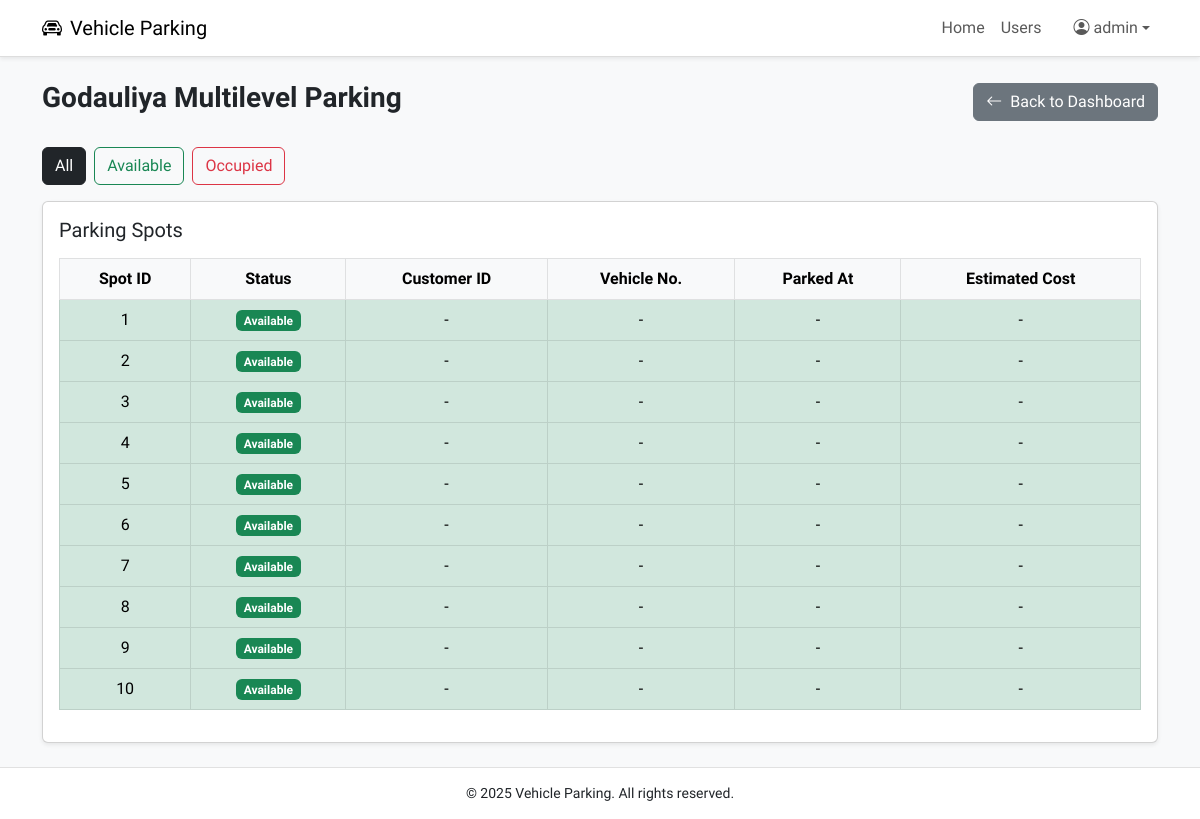
The page /admin/lots/2/spots (signed in) on the database its author committed.
### models.py (models this page shows, shortened)
class Admin(db.Model, UserMixin):
    __tablename__ = 'admin'
    id = db.Column(db.Integer, primary_key=True)
    username = db.Column(db.String(100), unique=True, nullable=False)
    password_hash = db.Column(db.String(200), nullable=False)
    role = db.Column(db.String(20), nullable=False, default='admin')
    created_at = db.Column(db.DateTime, default=datetime.utcnow)

class ParkingLot(db.Model):
    __tablename__ = 'parking_lot'
    id = db.Column(db.Integer, primary_key=True)
    city_id = db.Column(db.Integer, db.ForeignKey('city.id'), nullable=False)
    prime_location_name = db.Column(db.String(100), nullable=False)
    address = db.Column(db.String(200))
    pin_code = db.Column(db.String(10))
    price_per_hour = db.Column(db.Float, nullable=False)
    max_spots = db.Column(db.Integer, nullable=False)
    created_at = db.Column(db.DateTime, default=datetime.utcnow)
    spots = db.relationship('ParkingSpot', backref='lot', cascade='all, delete-orphan', lazy=True)

class ParkingSpot(db.Model):
    __tablename__ = 'parking_spot'
    id = db.Column(db.Integer, primary_key=True)
    lot_id = db.Column(db.Integer, db.ForeignKey('parking_lot.id', ondelete='CASCADE'), nullable=False)
    status = db.Column(db.String(1), default='A')  # A = Available, O = Occupied
    created_at = db.Column(db.DateTime, default=datetime.utcnow)
    reservation = db.relationship('Reservation', backref='spot', uselist=False)

### controllers/admin.py (the view)
@admin_bp.route('/lots/<int:lot_id>/spots')
@login_required
@admin_required
def view_lot(lot_id):
    lot = ParkingLot.query.get_or_404(lot_id)
    filter_type = request.args.get('filter')
    all_spots = ParkingSpot.query.filter_by(lot_id=lot.id).all()
    if filter_type == 'available':
        spots = [spot for spot in all_spots if not spot.reservation]
    elif filter_type == 'occupied':
        spots = [spot for spot in all_spots if spot.reservation]
    else:
        spots = all_spots
    now = datetime.utcnow()
    return render_template('admin/view_spots.html', lot=lot, spots=spots, now=now, filter=filter_type)

### app.py (called while the page is built)
@login_manager.user_loader
def load_user(user_id):
    user_info = session.get('user_info')
    if not user_info:
        return None
    role = user_info.get('role')
    if role == 'user':
        return User.query.get(int(user_id))
    elif role == 'admin':
        return Admin.query.get(int(user_id))
    return None

### templates/admin/view_spots.html (shortened to what this page needs)
{% extends 'base.html' %}
{% block content %}
<div class="container py-4">
    <div class="d-flex justify-content-between align-items-center mb-4">
        <h3 class="fw-bold">{{ lot.prime_location_name }}</h3>
        <a href="{{ url_for('admin.dashboard') }}" class="btn btn-secondary">
            <i class="bi bi-arrow-left me-1"></i> Back to Dashboard
        </a>
    </div>
    <div class="mb-3 d-flex flex-wrap gap-2">
        <a href="{{ url_for('admin.view_lot', lot_id=lot.id) }}"
           class="btn btn-outline-dark {% if not filter %}active{% endif %}">
            All
        </a>
        <a href="{{ url_for('admin.view_lot', lot_id=lot.id, filter='available') }}"
           class="btn btn-outline-success {% if filter == 'available' %}active{% endif %}">
            Available
        </a>
        <a href="{{ url_for('admin.view_lot', lot_id=lot.id, filter='occupied') }}"
           class="btn btn-outline-danger {% if filter == 'occupied' %}active{% endif %}">
            Occupied
        </a>
    </div>
    <div class="card shadow-sm">
        <div class="card-body">
            <h5 class="card-title mb-3">Parking Spots</h5>
            <div class="table-responsive">
                <table class="table table-bordered table-hover align-middle text-center">
                    <thead class="table-light">
                        <tr>
                            <th>Spot ID</th>
                            <th>Status</th>
                            <th>Customer ID</th>
                            <th>Vehicle No.</th>
                            <th>Parked At</th>
                            <th>Estimated Cost</th>
                        </tr>
                    </thead>
                    <tbody>
                        {% for spot in spots %}
                        <tr class="
                            {% if spot.is_reserved %}
                                {% if (now - spot.reservation.start_time).total_seconds() <= 600 %}
                                    table-warning
                                {% else %}
                                    table-danger
                                {% endif %}
                            {% else %}
                                table-success
                            {% endif %}
                        ">
                            <td>{{ spot.id }}</td>
                            <td>
                                {% if spot.is_reserved %}
                                    <span class="badge bg-danger">Occupied</span>
                                {% else %}
                                    <span class="badge bg-success">Available</span>
                                {% endif %}
                            </td>
                            <td>
                                {% if spot.reservation %}
                                    {{ spot.reservation.user.id }}<br>
                                    <small>{{ spot.reservation.user.username }}</small>
                                {% else %}
                                    -
                                {% endif %}
                            </td>
                            <td>
                                {% if spot.reservation %}
                                    {{ spot.reservation.vehicle_number }}
                                {% else %}
                                    -
                                {% endif %}
                            </td>
                            <td>
                                {% if spot.reservation %}
                                    {{ spot.reservation.start_time.strftime('%Y-%m-%d %H:%M') }}
                                {% else %}
                                    -
                                {% endif %}
                            </td>
                            <td>
                                {% if spot.reservation %}
                                    ₹{{ ((now - spot.reservation.start_time).total_seconds() // 3600 + 1) * lot.price_per_hour | int }}
                                {% else %}
                                    -
                                {% endif %}
                            </td>
                        </tr>
                        {% endfor %}
                    </tbody>
                </table>
            </div>
        </div>
    </div>
</div>
{% endblock %}

### templates/base.html (shortened to what this page needs)
<!DOCTYPE html>
<html lang="en">
<head>
    <link href="https://cdn.jsdelivr.net/npm/bootstrap@5.3.0/dist/css/bootstrap.min.css" rel="stylesheet">
    <link href="https://cdnjs.cloudflare.com/ajax/libs/bootstrap-icons/1.11.1/font/bootstrap-icons.min.css" rel="stylesheet">
</head>
<body>
<nav class="navbar navbar-expand-lg navbar-light shadow-sm">
    <div class="container">
        <a class="navbar-brand" href="{% if session.get('user_info', {}).get('role') == 'admin' %}
        {{ url_for('admin.dashboard') }}
        {% elif session.get('user_info', {}).get('role') == 'user' %}
            {{ url_for('user.dashboard') }}
        {% else %}
            {{ url_for('index') }}
        {% endif %}">
            <i class="bi bi-car-front me-2"></i>Vehicle Parking
        </a>
        <div class="collapse navbar-collapse justify-content-end" id="navbarNav">
            <ul class="navbar-nav">
                {% if current_user.is_authenticated %}
                    {% if session.get('user_info', {}).get('role') == 'admin' %}
                        <li class="nav-item"><a class="nav-link" href="{{ url_for('admin.dashboard') }}">Home</a></li>
                        <li class="nav-item"><a class="nav-link" href="{{ url_for('admin.view_users') }}">Users</a></li>
                    {% else %}
                        <li class="nav-item"><a class="nav-link" href="{{ url_for('user.dashboard') }}">Home</a></li>
                    {% endif %}
                    <li class="nav-item dropdown ms-3">
                        <a class="nav-link dropdown-toggle d-flex align-items-center" href="#" role="button" data-bs-toggle="dropdown">
                            <i class="bi bi-person-circle me-1"></i> {{ current_user.username }}
                        </a>
                    </li>
                {% else %}
                    <li class="nav-item"><a class="nav-link" href="{{ url_for('auth.login') }}">Login</a></li>
                    <li class="nav-item"><a class="nav-link" href="{{ url_for('auth.register') }}">Register</a></li>
                {% endif %}
            </ul>
        </div>
    </div>
</nav>
<div class="position-fixed top-0 end-0 p-3" style="z-index: 1050;">
</div>
<div>
    {% block content %}
    {% endblock %}
</div>
<footer>
    <div class="container">
        <p class="mb-0">&copy; 2025 Vehicle Parking. All rights reserved.</p>
    </div>
</footer>
</body>
</html>

### templates/base.html (style rules this page uses)
body { font-family: 'Afacad',sans-serif; background-color: #f8f9fa; display: flex; flex-direction: column; min-height: 100vh; font-size: 16px; }
.navbar { background-color: #fff; border-bottom: 1px solid #ddd; }
footer { background-color: #fff; border-top: 1px solid #e1e1e1; padding: 15px 0; text-align: center; font-size: 14px; margin-top: auto; }

### rows shown on the page
Admin: username "admin"
ParkingLot: prime_location_name "Godauliya Multilevel Parking"
ParkingSpot: id "1"
ParkingSpot: id "2"
ParkingSpot: id "3"
ParkingSpot: id "4"
ParkingSpot: id "5"
ParkingSpot: id "6"
ParkingSpot: id "7"
ParkingSpot: id "8"
ParkingSpot: id "9"
ParkingSpot: id "10"
